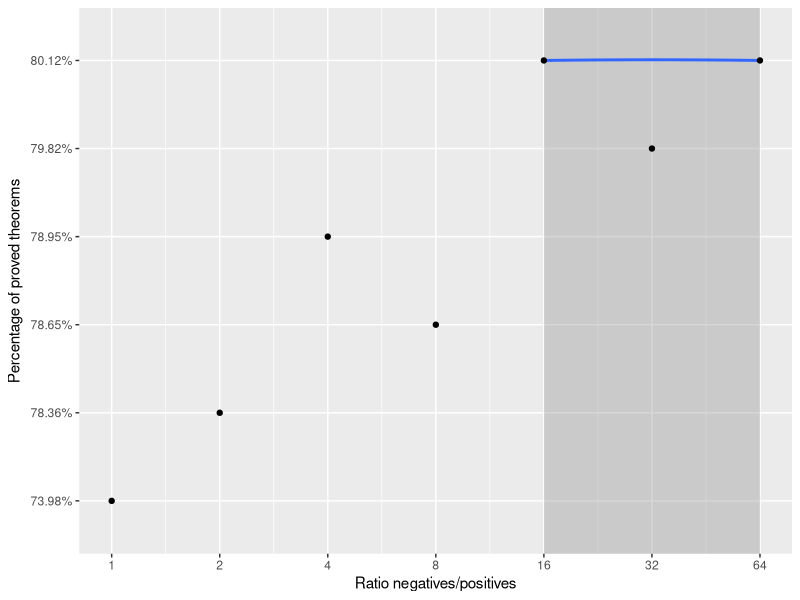
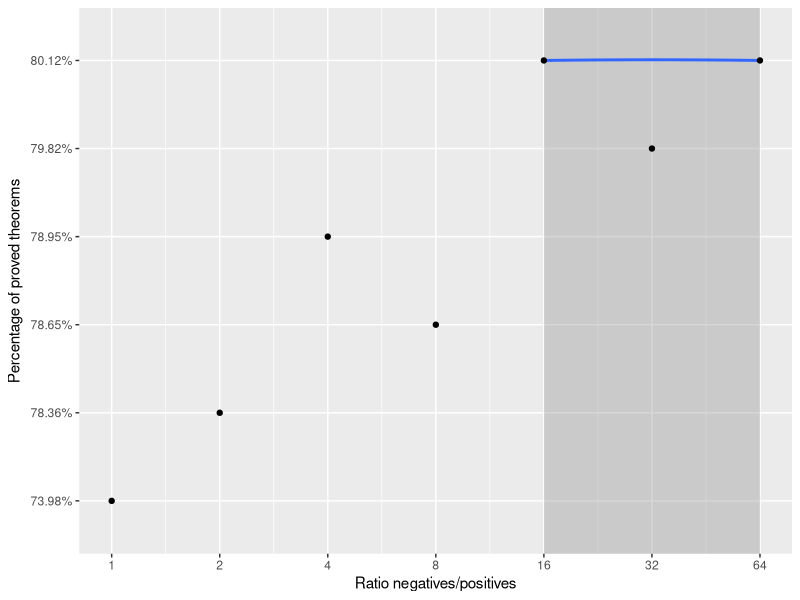

R code for these plots, in order:
library(ggplot2)
library(reshape)

ratios<-read.csv('ratios_mptp2078.csv')
colnames(ratios)<-c('Ratio negatives/positives', 'Percentage of proved theorems')
print(ratios)
ggplot(ratios, aes(x=`Ratio negatives/positives`, y=`Percentage of proved theorems`)) +
geom_smooth(span = 9) + geom_point() +
         #theme(axis.text.x=element_text(angle=40,hjust=1,vjust=1)) +
         scale_x_log10(breaks=ratios$`Ratio negatives/positives`)
ggsave('ratios.png', device='png', height=3.1, width=3, dpi=800)
warnings()
